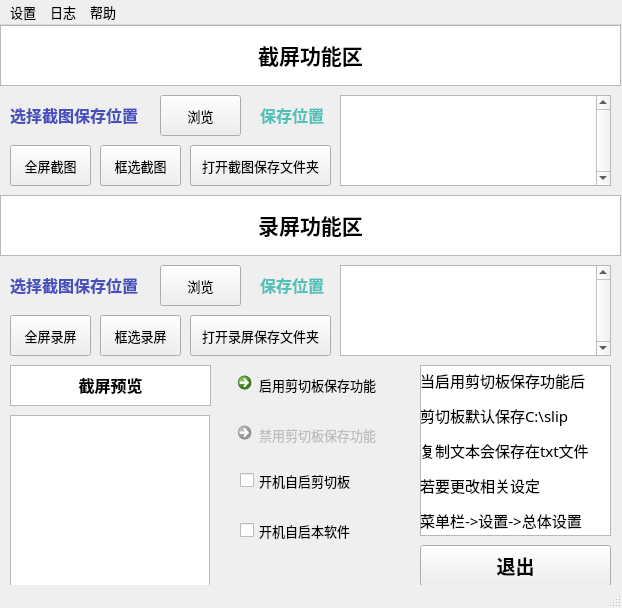
<?xml version="1.0" encoding="UTF-8"?>
<ui version="4.0">
 <class>MainWindow</class>
 <widget class="QMainWindow" name="MainWindow">
  <property name="geometry">
   <rect>
    <x>0</x>
    <y>0</y>
    <width>622</width>
    <height>608</height>
   </rect>
  </property>
  <property name="minimumSize">
   <size>
    <width>622</width>
    <height>608</height>
   </size>
  </property>
  <property name="maximumSize">
   <size>
    <width>622</width>
    <height>608</height>
   </size>
  </property>
  <property name="font">
   <font>
    <family>微软雅黑</family>
    <pointsize>10</pointsize>
    <weight>50</weight>
    <bold>false</bold>
    <stylestrategy>PreferDefault</stylestrategy>
   </font>
  </property>
  <property name="cursor">
   <cursorShape>ArrowCursor</cursorShape>
  </property>
  <property name="windowTitle">
   <string>Sk_recorder(By: Skyler Sun)</string>
  </property>
  <property name="windowIcon">
   <iconset>
    <normaloff>../img/all.ico</normaloff>../img/all.ico</iconset>
  </property>
  <widget class="QWidget" name="centralwidget">
   <widget class="QLabel" name="SshotLabel">
    <property name="geometry">
     <rect>
      <x>10</x>
      <y>70</y>
      <width>141</width>
      <height>41</height>
     </rect>
    </property>
    <property name="text">
     <string>&lt;html&gt;&lt;head/&gt;&lt;body&gt;&lt;p&gt;&lt;span style=&quot; font-size:12pt; font-weight:600; color:#474fbe;&quot;&gt;选择截图保存位置&lt;/span&gt;&lt;/p&gt;&lt;/body&gt;&lt;/html&gt;</string>
    </property>
   </widget>
   <widget class="QPushButton" name="SshotFileChoiceButton">
    <property name="geometry">
     <rect>
      <x>160</x>
      <y>70</y>
      <width>81</width>
      <height>41</height>
     </rect>
    </property>
    <property name="text">
     <string>浏览</string>
    </property>
   </widget>
   <widget class="QPushButton" name="SshotAllGetButton">
    <property name="geometry">
     <rect>
      <x>10</x>
      <y>120</y>
      <width>81</width>
      <height>41</height>
     </rect>
    </property>
    <property name="text">
     <string>全屏截图</string>
    </property>
   </widget>
   <widget class="QPushButton" name="SshotPartGetButton">
    <property name="geometry">
     <rect>
      <x>100</x>
      <y>120</y>
      <width>81</width>
      <height>41</height>
     </rect>
    </property>
    <property name="text">
     <string>框选截图</string>
    </property>
   </widget>
   <widget class="QPushButton" name="SshotOpenSaveButton">
    <property name="geometry">
     <rect>
      <x>190</x>
      <y>120</y>
      <width>141</width>
      <height>41</height>
     </rect>
    </property>
    <property name="text">
     <string>打开截图保存文件夹</string>
    </property>
   </widget>
   <widget class="QLabel" name="SshotSaveLabel">
    <property name="geometry">
     <rect>
      <x>260</x>
      <y>70</y>
      <width>71</width>
      <height>41</height>
     </rect>
    </property>
    <property name="text">
     <string>&lt;html&gt;&lt;head/&gt;&lt;body&gt;&lt;p&gt;&lt;span style=&quot; font-size:12pt; font-weight:600; color:#53c1ba;&quot;&gt;保存位置&lt;/span&gt;&lt;/p&gt;&lt;/body&gt;&lt;/html&gt;</string>
    </property>
   </widget>
   <widget class="QTextBrowser" name="SshotTextBrowser">
    <property name="geometry">
     <rect>
      <x>340</x>
      <y>70</y>
      <width>271</width>
      <height>91</height>
     </rect>
    </property>
    <property name="font">
     <font>
      <underline>true</underline>
     </font>
    </property>
    <property name="verticalScrollBarPolicy">
     <enum>Qt::ScrollBarAlwaysOn</enum>
    </property>
    <property name="horizontalScrollBarPolicy">
     <enum>Qt::ScrollBarAlwaysOff</enum>
    </property>
    <property name="sizeAdjustPolicy">
     <enum>QAbstractScrollArea::AdjustToContents</enum>
    </property>
   </widget>
   <widget class="QLabel" name="SshotTitleLabel">
    <property name="geometry">
     <rect>
      <x>0</x>
      <y>0</y>
      <width>621</width>
      <height>61</height>
     </rect>
    </property>
    <property name="text">
     <string>&lt;html&gt;&lt;head/&gt;&lt;body&gt;&lt;p align=&quot;center&quot;&gt;&lt;span style=&quot; font-size:16pt; font-weight:600;&quot;&gt;截屏功能区&lt;/span&gt;&lt;/p&gt;&lt;/body&gt;&lt;/html&gt;</string>
    </property>
   </widget>
   <widget class="QGraphicsView" name="SshotgraphicsView">
    <property name="geometry">
     <rect>
      <x>0</x>
      <y>0</y>
      <width>621</width>
      <height>61</height>
     </rect>
    </property>
   </widget>
   <widget class="QGraphicsView" name="RecordTitlegraphicsView">
    <property name="geometry">
     <rect>
      <x>0</x>
      <y>170</y>
      <width>621</width>
      <height>61</height>
     </rect>
    </property>
   </widget>
   <widget class="QLabel" name="RecordTitleLabel">
    <property name="geometry">
     <rect>
      <x>0</x>
      <y>170</y>
      <width>621</width>
      <height>61</height>
     </rect>
    </property>
    <property name="text">
     <string>&lt;html&gt;&lt;head/&gt;&lt;body&gt;&lt;p align=&quot;center&quot;&gt;&lt;span style=&quot; font-size:16pt; font-weight:600;&quot;&gt;录屏功能区&lt;/span&gt;&lt;/p&gt;&lt;/body&gt;&lt;/html&gt;</string>
    </property>
   </widget>
   <widget class="QTextBrowser" name="RecordTextBrowser">
    <property name="geometry">
     <rect>
      <x>340</x>
      <y>240</y>
      <width>271</width>
      <height>91</height>
     </rect>
    </property>
    <property name="font">
     <font>
      <underline>true</underline>
     </font>
    </property>
    <property name="verticalScrollBarPolicy">
     <enum>Qt::ScrollBarAlwaysOn</enum>
    </property>
    <property name="horizontalScrollBarPolicy">
     <enum>Qt::ScrollBarAlwaysOff</enum>
    </property>
    <property name="sizeAdjustPolicy">
     <enum>QAbstractScrollArea::AdjustToContents</enum>
    </property>
   </widget>
   <widget class="QLabel" name="RecordSaveLable">
    <property name="geometry">
     <rect>
      <x>260</x>
      <y>240</y>
      <width>71</width>
      <height>41</height>
     </rect>
    </property>
    <property name="text">
     <string>&lt;html&gt;&lt;head/&gt;&lt;body&gt;&lt;p&gt;&lt;span style=&quot; font-size:12pt; font-weight:600; color:#53c1ba;&quot;&gt;保存位置&lt;/span&gt;&lt;/p&gt;&lt;/body&gt;&lt;/html&gt;</string>
    </property>
   </widget>
   <widget class="QPushButton" name="RecordOpenSaveButton">
    <property name="geometry">
     <rect>
      <x>190</x>
      <y>290</y>
      <width>141</width>
      <height>41</height>
     </rect>
    </property>
    <property name="text">
     <string>打开录屏保存文件夹</string>
    </property>
   </widget>
   <widget class="QLabel" name="RecordLabel">
    <property name="geometry">
     <rect>
      <x>10</x>
      <y>240</y>
      <width>141</width>
      <height>41</height>
     </rect>
    </property>
    <property name="text">
     <string>&lt;html&gt;&lt;head/&gt;&lt;body&gt;&lt;p&gt;&lt;span style=&quot; font-size:12pt; font-weight:600; color:#474fbe;&quot;&gt;选择截图保存位置&lt;/span&gt;&lt;/p&gt;&lt;/body&gt;&lt;/html&gt;</string>
    </property>
   </widget>
   <widget class="QPushButton" name="RecordPartGetButton">
    <property name="geometry">
     <rect>
      <x>100</x>
      <y>290</y>
      <width>81</width>
      <height>41</height>
     </rect>
    </property>
    <property name="text">
     <string>框选录屏</string>
    </property>
   </widget>
   <widget class="QPushButton" name="RecordFileChoiceButton">
    <property name="geometry">
     <rect>
      <x>160</x>
      <y>240</y>
      <width>81</width>
      <height>41</height>
     </rect>
    </property>
    <property name="text">
     <string>浏览</string>
    </property>
   </widget>
   <widget class="QPushButton" name="RecordAllGetButton">
    <property name="geometry">
     <rect>
      <x>10</x>
      <y>290</y>
      <width>81</width>
      <height>41</height>
     </rect>
    </property>
    <property name="text">
     <string>全屏录屏</string>
    </property>
   </widget>
   <widget class="QGraphicsView" name="SshotViewDisplay">
    <property name="geometry">
     <rect>
      <x>10</x>
      <y>390</y>
      <width>200</width>
      <height>171</height>
     </rect>
    </property>
   </widget>
   <widget class="QPushButton" name="ExitButton">
    <property name="geometry">
     <rect>
      <x>420</x>
      <y>520</y>
      <width>191</width>
      <height>41</height>
     </rect>
    </property>
    <property name="font">
     <font>
      <pointsize>14</pointsize>
      <weight>75</weight>
      <bold>true</bold>
     </font>
    </property>
    <property name="text">
     <string>退出</string>
    </property>
   </widget>
   <widget class="QLabel" name="SshotViewLabel">
    <property name="geometry">
     <rect>
      <x>10</x>
      <y>340</y>
      <width>201</width>
      <height>41</height>
     </rect>
    </property>
    <property name="text">
     <string>&lt;html&gt;&lt;head/&gt;&lt;body&gt;&lt;p align=&quot;center&quot;&gt;&lt;span style=&quot; font-size:12pt; font-weight:600;&quot;&gt;截屏预览&lt;/span&gt;&lt;/p&gt;&lt;/body&gt;&lt;/html&gt;</string>
    </property>
   </widget>
   <widget class="QGraphicsView" name="graphicsView">
    <property name="geometry">
     <rect>
      <x>10</x>
      <y>340</y>
      <width>201</width>
      <height>41</height>
     </rect>
    </property>
   </widget>
   <widget class="QCommandLinkButton" name="CpEnableButton">
    <property name="enabled">
     <bool>true</bool>
    </property>
    <property name="geometry">
     <rect>
      <x>230</x>
      <y>340</y>
      <width>181</width>
      <height>41</height>
     </rect>
    </property>
    <property name="text">
     <string>启用剪切板保存功能</string>
    </property>
   </widget>
   <widget class="QCommandLinkButton" name="CpDisableButton">
    <property name="enabled">
     <bool>false</bool>
    </property>
    <property name="geometry">
     <rect>
      <x>230</x>
      <y>390</y>
      <width>181</width>
      <height>41</height>
     </rect>
    </property>
    <property name="text">
     <string>禁用剪切板保存功能</string>
    </property>
   </widget>
   <widget class="QLabel" name="CpHelpLabel">
    <property name="geometry">
     <rect>
      <x>420</x>
      <y>340</y>
      <width>191</width>
      <height>171</height>
     </rect>
    </property>
    <property name="text">
     <string>&lt;html&gt;&lt;head/&gt;&lt;body&gt;&lt;p&gt;&lt;span style=&quot; font-size:11pt;&quot;&gt;当启用剪切板保存功能后&lt;/span&gt;&lt;/p&gt;&lt;p&gt;&lt;span style=&quot; font-size:11pt;&quot;&gt;剪切板默认保存C:\slip&lt;/span&gt;&lt;/p&gt;&lt;p&gt;&lt;span style=&quot; font-size:11pt;&quot;&gt;复制文本会保存在txt文件&lt;/span&gt;&lt;/p&gt;&lt;p&gt;&lt;span style=&quot; font-size:11pt;&quot;&gt;若要更改相关设定&lt;/span&gt;&lt;/p&gt;&lt;p&gt;&lt;span style=&quot; font-size:11pt;&quot;&gt;菜单栏-&amp;gt;设置-&amp;gt;总体设置&lt;/span&gt;&lt;/p&gt;&lt;/body&gt;&lt;/html&gt;</string>
    </property>
   </widget>
   <widget class="QGraphicsView" name="CpHelpBg">
    <property name="geometry">
     <rect>
      <x>420</x>
      <y>340</y>
      <width>191</width>
      <height>171</height>
     </rect>
    </property>
   </widget>
   <widget class="QCheckBox" name="CpAutoRunCheckBox">
    <property name="geometry">
     <rect>
      <x>240</x>
      <y>440</y>
      <width>121</width>
      <height>31</height>
     </rect>
    </property>
    <property name="text">
     <string>开机自启剪切板</string>
    </property>
   </widget>
   <widget class="QCheckBox" name="AutoRunCheckBox">
    <property name="geometry">
     <rect>
      <x>240</x>
      <y>490</y>
      <width>121</width>
      <height>31</height>
     </rect>
    </property>
    <property name="text">
     <string>开机自启本软件</string>
    </property>
   </widget>
   <zorder>CpHelpBg</zorder>
   <zorder>graphicsView</zorder>
   <zorder>SshotgraphicsView</zorder>
   <zorder>SshotLabel</zorder>
   <zorder>SshotFileChoiceButton</zorder>
   <zorder>SshotAllGetButton</zorder>
   <zorder>SshotPartGetButton</zorder>
   <zorder>SshotOpenSaveButton</zorder>
   <zorder>SshotSaveLabel</zorder>
   <zorder>SshotTextBrowser</zorder>
   <zorder>SshotTitleLabel</zorder>
   <zorder>RecordTitlegraphicsView</zorder>
   <zorder>RecordTitleLabel</zorder>
   <zorder>RecordTextBrowser</zorder>
   <zorder>RecordSaveLable</zorder>
   <zorder>RecordOpenSaveButton</zorder>
   <zorder>RecordLabel</zorder>
   <zorder>RecordPartGetButton</zorder>
   <zorder>RecordFileChoiceButton</zorder>
   <zorder>RecordAllGetButton</zorder>
   <zorder>SshotViewDisplay</zorder>
   <zorder>ExitButton</zorder>
   <zorder>SshotViewLabel</zorder>
   <zorder>CpEnableButton</zorder>
   <zorder>CpDisableButton</zorder>
   <zorder>CpHelpLabel</zorder>
   <zorder>CpAutoRunCheckBox</zorder>
   <zorder>AutoRunCheckBox</zorder>
  </widget>
  <widget class="QMenuBar" name="menubar">
   <property name="geometry">
    <rect>
     <x>0</x>
     <y>0</y>
     <width>622</width>
     <height>23</height>
    </rect>
   </property>
   <widget class="QMenu" name="menu_setting">
    <property name="title">
     <string>设置</string>
    </property>
    <addaction name="actionsettings"/>
   </widget>
   <widget class="QMenu" name="menu_help">
    <property name="title">
     <string>帮助</string>
    </property>
    <addaction name="action_about"/>
    <addaction name="separator"/>
    <addaction name="actionDonate"/>
   </widget>
   <widget class="QMenu" name="menu_log">
    <property name="title">
     <string>日志</string>
    </property>
    <addaction name="actionViewLog"/>
    <addaction name="actionRmLog"/>
   </widget>
   <addaction name="menu_setting"/>
   <addaction name="menu_log"/>
   <addaction name="menu_help"/>
  </widget>
  <widget class="QStatusBar" name="statusbar"/>
  <action name="actionsettings">
   <property name="text">
    <string>总体设置</string>
   </property>
   <property name="shortcut">
    <string>Ctrl+I</string>
   </property>
  </action>
  <action name="actionDonate">
   <property name="text">
    <string>捐赠</string>
   </property>
  </action>
  <action name="actionViewLog">
   <property name="text">
    <string>查看日志</string>
   </property>
  </action>
  <action name="actionRmLog">
   <property name="text">
    <string>删除日志</string>
   </property>
  </action>
  <action name="action_about">
   <property name="text">
    <string>关于</string>
   </property>
   <property name="shortcut">
    <string>Ctrl+H</string>
   </property>
  </action>
 </widget>
 <resources/>
 <connections>
  <connection>
   <sender>ExitButton</sender>
   <signal>clicked()</signal>
   <receiver>MainWindow</receiver>
   <slot>close()</slot>
   <hints>
    <hint type="sourcelabel">
     <x>476</x>
     <y>566</y>
    </hint>
    <hint type="destinationlabel">
     <x>229</x>
     <y>553</y>
    </hint>
   </hints>
  </connection>
 </connections>
</ui>
